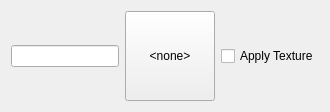
          <widget class="QWidget" name="widgetBack" native="true">
           <layout class="QHBoxLayout" name="horizontalLayout_7">
            <item>
             <widget class="QLineEdit" name="leBack"/>
            </item>
            <item>
             <widget class="QPushButton" name="pbBack">
              <property name="sizePolicy">
               <sizepolicy hsizetype="Fixed" vsizetype="Fixed">
                <horstretch>90</horstretch>
                <verstretch>90</verstretch>
               </sizepolicy>
              </property>
              <property name="minimumSize">
               <size>
                <width>90</width>
                <height>90</height>
               </size>
              </property>
              <property name="maximumSize">
               <size>
                <width>90</width>
                <height>90</height>
               </size>
              </property>
              <property name="text">
               <string>&lt;none&gt;</string>
              </property>
              <property name="iconSize">
               <size>
                <width>64</width>
                <height>64</height>
               </size>
              </property>
             </widget>
            </item>
            <item>
             <widget class="QCheckBox" name="ckApplyBack">
              <property name="text">
               <string>Apply Texture</string>
              </property>
             </widget>
            </item>
           </layout>
          </widget>
